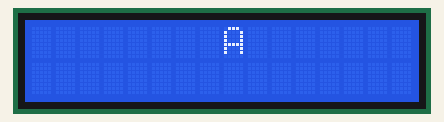
The sketch below on a simulated Arduino Uno, built with avr-gcc and run on an emulated ATmega328P. Parts: 16×2 character LCD. What the sketch prints to the serial monitor is not drawn.

Above: at 5.18 s.
At 5.59 s:
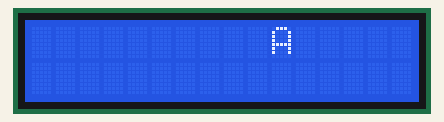
At 6.0 s:
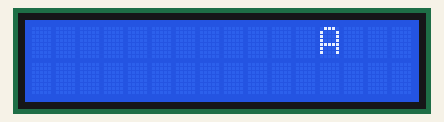
At 7.02 s:
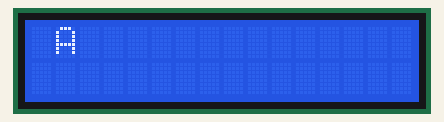
At 7.83 s:
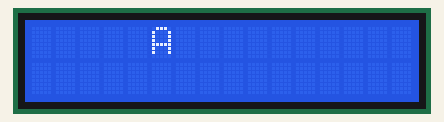
At 8.65 s:
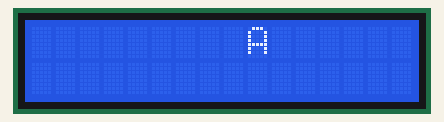

Measured:
- by itself, everything shown: repeats every 3.3 s, in 16 steps

The sketch:

LiquidCrystal16x2_mytest.ino
```cpp
#include <Arduino.h>
#include <Wire.h>
#include <LiquidCrystal_PCF8574.h>

// set the LCD address to 0x27 for a 16 chars and 2 line display
LiquidCrystal_PCF8574 lcd(0x27);
int show = -1;
byte dotOff[] = { 0b00000, 0b01110, 0b10001, 0b10001,0b10001, 0b01110, 0b00000, 0b00000 };
byte dotOn[] = { 0b00000, 0b01110, 0b11111, 0b11111,0b11111, 0b01110, 0b00000, 0b00000 };

void setup() {
  int error;
  Serial.begin(115200);
  Serial.println("LCD...");
  Serial.println("Probing for PCF8574 on address 0x27...");
  // See http://playground.arduino.cc/Main/I2cScanner how to test for a I2C device.
  Wire.begin();
  Wire.beginTransmission(0x27);
  error = Wire.endTransmission();
  Serial.print("Error: ");
  Serial.print(error);
  delay(5000);
  if (error == 0) {
    Serial.println(": LCD found.");
    show = 0;
    lcd.begin(16, 2);  // initialize the lcd
    lcd.createChar(1, dotOff);
    lcd.createChar(2, dotOn);
  } else {
    Serial.println(": LCD not found.");
  }
}

void loop() {
  lcd.setBacklight(255);
  lcd.home();
  //lcd.clear();
  // 1. Imprimir text y desplazarlo hacia la izquierda para poderlo leer
  // lcd.print("Este es el texto más largo ");
  // for (int i=0; i < 16; i++) {
  //   lcd.scrollDisplayLeft();
  //   delay(200);
  // }
  // 2. Imprimir temporizador de segundos, cada 200 ms en la segunda línea
  // lcd.setCursor(0,1);
  // lcd.print(String(millis()/1000) + String(" segundos"));
  // 3. Imprimir caracter en una posición de la pantalla y desplazarlo por la pantalla
  lcd.setCursor(7,0);
  lcd.print("A");
  int i = 7;
  while(true) {
    lcd.setCursor(i,0);
    lcd.print(" ");
    i++;
    lcd.setCursor(i,0);
    lcd.print("A");
    if (i==16) {
      i = 0;
    }
    delay(200);
  }
}  // loop()

/*

*/
```
